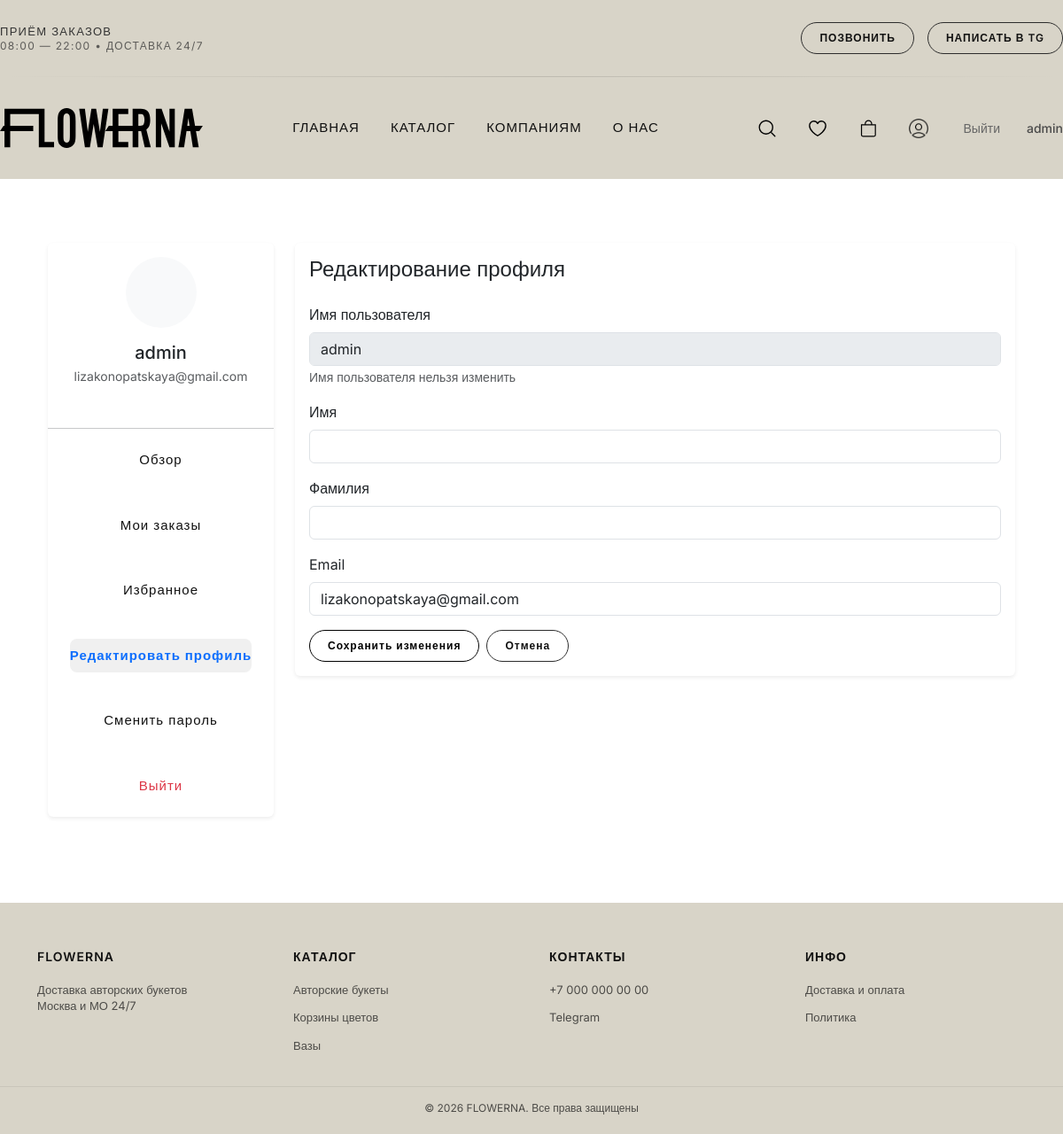
Before: /profile/edit/ (signed in) with the older database file.
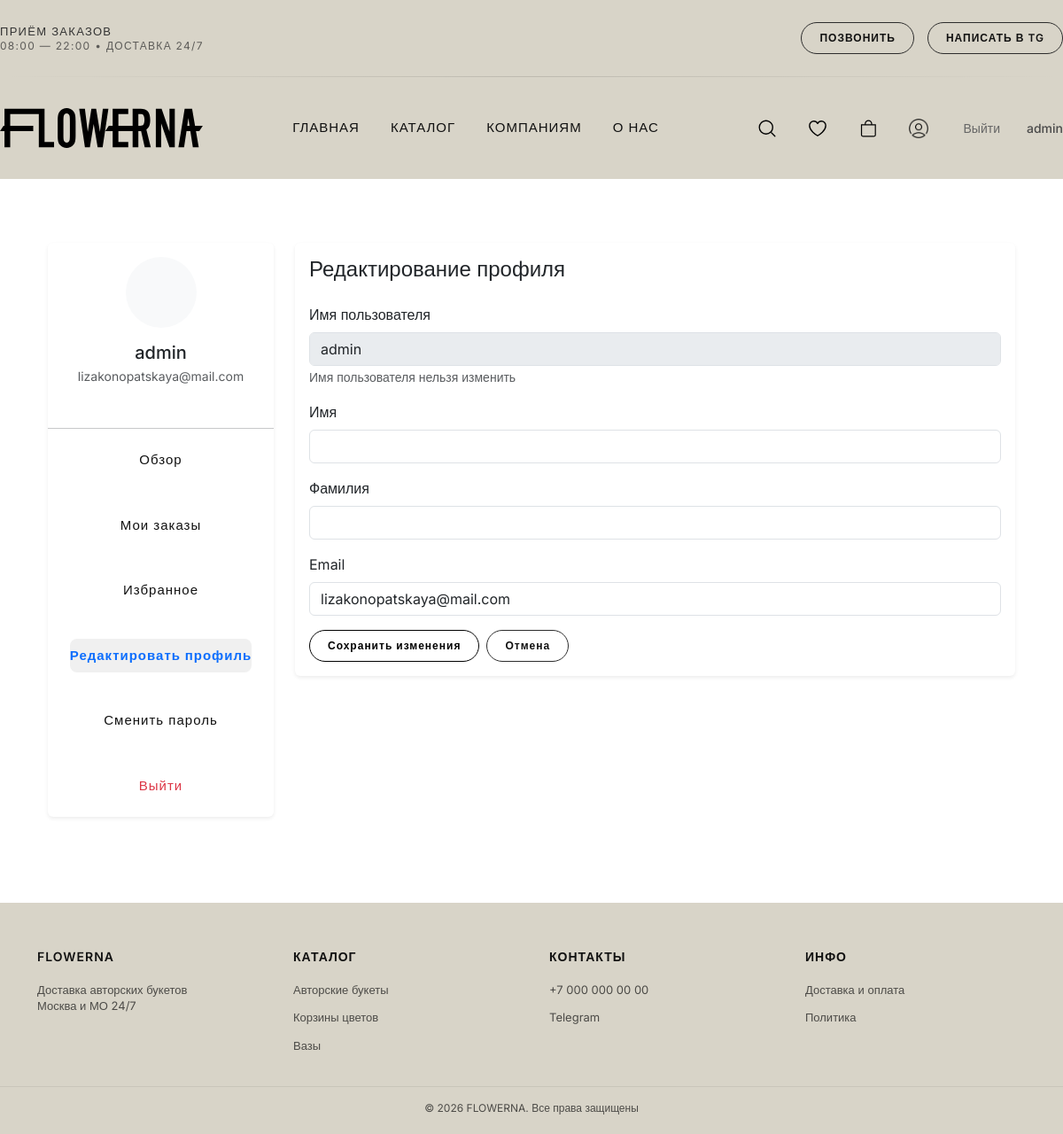
After: the same page with the newer database file.
### users/models.py (models this page shows, shortened)
class CustomUser(AbstractUser):
    class Roles(models.TextChoices):
        ADMIN = 'admin', 'Admin'
        MANAGER = 'manager', 'Manager'
        USER = 'user', 'User'
    full_name = models.CharField(max_length=150)
    phone = models.CharField(max_length=16, unique=True)
    email = models.EmailField(unique=True)
    role = models.CharField(
        max_length=20,
        choices=Roles.choices,
        default=Roles.USER
    )
    class Meta:
        verbose_name = 'Пользователь'
        verbose_name_plural = 'Пользователи'

### catalog/views.py (the view, shortened to what this page needs)
# urls.py: path('profile/edit/', views.profile_edit, name='profile_edit'),
@login_required
def profile_edit(request):
    return render(request, 'catalog/profile_edit.html', {
        'user': request.user,
        'section': 'profile'
    })

### catalog/context_processors.py (called while the page is built)
def categories_processor(request):
    footer_category_slugs = [
        'avtorskie-bukety',
        'vazy',
        'mono-duo-i-trio-bukety',
        'korziny-tsvetov',
        'cveti-v-korobke'
    ]
    footer_categories = Category.objects.filter(
        slug__in=footer_category_slugs
    )
    return {
        'footer_categories': footer_categories
    }

### templates/catalog/profile_edit.html (shortened to what this page needs)
{% extends 'catalog/base_profile.html' %}
{% block profile_content %}
<div class="card border-0 shadow-sm">
    <div class="card-body">
        <h4 class="card-title mb-4">Редактирование профиля</h4>
        <form method="POST">
            <div class="mb-3">
                <label for="username" class="form-label">Имя пользователя</label>
                <input type="text" class="form-control" id="username" value="{{ user.username }}" disabled>
                <small class="text-muted">Имя пользователя нельзя изменить</small>
            </div>
            <div class="mb-3">
                <label for="first_name" class="form-label">Имя</label>
                <input type="text" class="form-control" id="first_name" name="first_name" value="{{ user.first_name }}">
            </div>
            <div class="mb-3">
                <label for="last_name" class="form-label">Фамилия</label>
                <input type="text" class="form-control" id="last_name" name="last_name" value="{{ user.last_name }}">
            </div>
            <div class="mb-3">
                <label for="email" class="form-label">Email</label>
                <input type="email" class="form-control" id="email" name="email" value="{{ user.email }}" required>
            </div>
            <div class="d-flex gap-2">
                <button type="submit" class="btn btn-primary">Сохранить изменения</button>
                <a href="{% url 'profile' %}" class="btn btn-secondary">Отмена</a>
            </div>
        </form>
    </div>
</div>
{% endblock %}

### templates/catalog/base_profile.html (shortened to what this page needs)
{% extends 'base.html' %}
{% load static %}
{% block content %}
    <div class="toast-container position-fixed top-0 end-0 p-3" style="z-index: 1055;">
    </div>
    <div class="container py-5">
        <div class="row">
            <div class="col-md-3 mb-4">
                <div class="card border-0 shadow-sm">
                    <div class="card-body text-center">
                        <div class="bg-light rounded-circle d-inline-flex align-items-center justify-content-center mb-3"
                             style="width: 80px; height: 80px;">
                        </div>
                        <h5 class="mb-1">
                            {{ user.first_name|default:user.username }}
                        </h5>
                        <p class="text-muted small">
                            {{ user.email }}
                        </p>
                    </div>
                    <hr>
                    <div class="card-body pt-0">
                        <nav class="nav flex-column">
                            <a class="nav-link {% if section == 'dashboard' %}active text-primary{% endif %}"
                               href="{% url 'profile' %}">
                                Обзор
                            </a>
                            <a class="nav-link {% if section == 'orders' %}active text-primary{% endif %}"
                               href="{% url 'profile_orders' %}">
                                Мои заказы
                            </a>
                            <a class="nav-link {% if section == 'favorites' %}active text-primary{% endif %}"
                               href="{% url 'profile_favorites' %}">
                                Избранное
                            </a>
                            <a class="nav-link {% if section == 'profile' %}active text-primary{% endif %}"
                               href="{% url 'profile_edit' %}">
                                Редактировать профиль
                            </a>
                            <a class="nav-link {% if section == 'password' %}active text-primary{% endif %}"
                               href="{% url 'change_password' %}">
                                Сменить пароль
                            </a>
                            <a class="nav-link text-danger"
                               href="{% url 'logout' %}">
                                Выйти
                            </a>
                        </nav>
                    </div>
                </div>
            </div>
            <div class="col-md-9">
                {% block profile_content %}
                {% endblock %}
            </div>
        </div>
    </div>
{% endblock %}

### templates/components/header.html (shortened to what this page needs)
{% load static %}
<header class="header">
    <div class="container header__top">
        <div class="header__info">
            <span>ПРИЁМ ЗАКАЗОВ</span>
            <span>08:00 — 22:00 • ДОСТАВКА 24/7</span>
        </div>
        <div class="header__contacts">
            <a href="tel:+789189626293" class="btn">ПОЗВОНИТЬ</a>
            <a href="https://t.me/ssskkk000" target="_blank" class="btn">
                НАПИСАТЬ В TG
            </a>
        </div>
    </div>
    <div class="header__divider"></div>
    <div class="container header__main">
        <a href="/" class="logo">
            <img src="{% static 'icons/logo.svg' %}" alt="Flowerna">
        </a>
        <nav class="nav" id="desktopNav">
            <a href="{% url 'home' %}">ГЛАВНАЯ</a>
            <a href="{% url 'catalog' %}">КАТАЛОГ</a>
            <a href="{% url 'kompanijam' %}">КОМПАНИЯМ</a>
            <a href="{% url 'about' %}">О НАС</a>
        </nav>
        <div class="header__right">
            <div class="header__icons">
                <div class="icon-btn" onclick="openSearch()">
                    <img src="{% static 'icons/proicons_search.svg' %}" alt="search">
                </div>
                <a href="{% url 'favorites' %}" class="icon-btn">
                    <img src="{% static 'icons/si_heart-line.svg' %}" alt="favorites">
                </a>
                <a href="{% url 'cart' %}" class="icon-btn">
                    <img src="{% static 'icons/bag.svg' %}" alt="cart">
                </a>
                {% if user.is_authenticated %}
                    <a href="{% url 'profile' %}" class="icon-btn" title="Личный кабинет">
                        <img src="{% static 'icons/profile.png' %}" alt="profile">
                    </a>
                    <form action="{% url 'logout' %}" method="post" style="display: inline;">
                        <button type="submit" class="btn-logout">Выйти</button>
                    </form>
                    <span class="user-name">{{ user.username }}</span>
                {% else %}
                    <a href="{% url 'login' %}?next={{ request.path }}" class="icon-btn" title="Войти">
                        <img src="{% static 'icons/profile.png' %}" alt="login">
                    </a>
                    <a href="{% url 'register' %}" class="btn register-btn">Регистрация</a>
                {% endif %}
            </div>
        </div>
    </div>
</header>

Changed rows visible on the page:
changed CustomUser "admin": email "lizakonopatskaya@gmail.com" → "lizakonopatskaya@mail.com"
